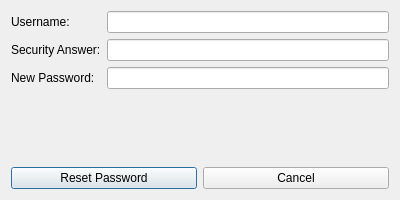
<?xml version="1.0" encoding="UTF-8"?>
<ui version="4.0">
 <class>PasswordResetDialog</class>
 <widget class="QDialog" name="PasswordResetDialog">
  <property name="geometry">
   <rect>
    <x>0</x>
    <y>0</y>
    <width>400</width>
    <height>200</height>
   </rect>
  </property>
  <property name="windowTitle">
   <string>Password Reset</string>
  </property>
  <property name="windowIcon">
   <iconset resource="src.qrc">
    <normaloff>:/src/logo (2).png</normaloff>:/src/logo (2).png</iconset>
  </property>
  <layout class="QVBoxLayout" name="verticalLayout">
   <item>
    <layout class="QFormLayout" name="formLayout">
     <item row="0" column="0">
      <widget class="QLabel" name="label">
       <property name="text">
        <string>Username:</string>
       </property>
      </widget>
     </item>
     <item row="0" column="1">
      <widget class="QLineEdit" name="usernameLineEdit"/>
     </item>
     <item row="1" column="0">
      <widget class="QLabel" name="label_2">
       <property name="text">
        <string>Security Answer:</string>
       </property>
      </widget>
     </item>
     <item row="1" column="1">
      <widget class="QLineEdit" name="securityAnswerLineEdit"/>
     </item>
     <item row="2" column="0">
      <widget class="QLabel" name="label_3">
       <property name="text">
        <string>New Password:</string>
       </property>
      </widget>
     </item>
     <item row="2" column="1">
      <widget class="QLineEdit" name="newPasswordLineEdit"/>
     </item>
    </layout>
   </item>
   <item>
    <layout class="QHBoxLayout" name="horizontalLayout">
     <item>
      <widget class="QPushButton" name="resetButton">
       <property name="text">
        <string>Reset Password</string>
       </property>
      </widget>
     </item>
     <item>
      <widget class="QPushButton" name="cancelButton">
       <property name="text">
        <string>Cancel</string>
       </property>
      </widget>
     </item>
    </layout>
   </item>
  </layout>
 </widget>
 <resources>
  <include location="src.qrc"/>
 </resources>
 <connections/>
</ui>
